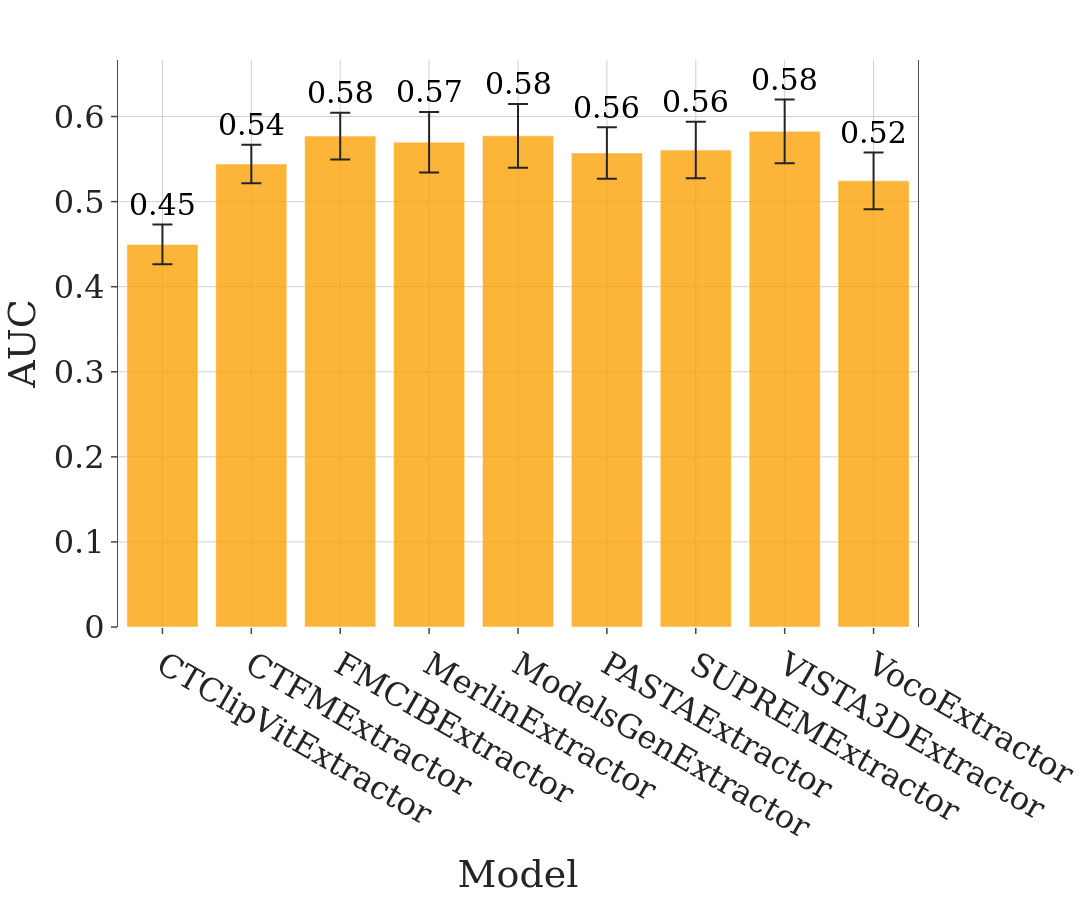

The cell this chart's notebook holds for it:
### Code cell
# Plot test accuracies
fig = plot_model_comparison(test_accuracies_dict, font_size=32, height=FIG_SIZE, width=1400, marker_color="#FCA308")
fig.write_image(PLOTS_DIR / f"nsclc_radiomics_auc.png")

fig.show()

### Figure 1 — Plotly figure (JSON) as saved in the notebook; plotly's stock layout.template omitted (floating-point values rounded to 4 significant figures)
{"data": [{"error_y": {"array": [0.0233, 0.02254, 0.0274, 0.03554, 0.03743, 0.03028, 0.03312, 0.0374, 0.03332], "arrayminus": [0.0233, 0.02254, 0.0274, 0.03554, 0.03743, 0.03028, 0.03312, 0.0374, 0.03332], "width": 10}, "hovertemplate": "Model=%{x}<br>AUC=%{y}<extra></extra>", "legendgroup": "", "marker": {"color": "#FCA308", "opacity": 0.8, "pattern": {"shape": ""}}, "name": "", "orientation": "v", "showlegend": false, "textposition": "auto", "type": "bar", "x": ["CTClipVitExtractor", "CTFMExtractor", "FMCIBExtractor", "MerlinExtractor", "ModelsGenExtractor", "PASTAExtractor", "SUPREMExtractor", "VISTA3DExtractor", "VocoExtractor"], "xaxis": "x", "y": [0.4497, 0.5442, 0.577, 0.5699, 0.5774, 0.5571, 0.5606, 0.5826, 0.5244], "yaxis": "y"}], "layout": {"annotations": [{"font": {"color": "black", "size": 30}, "showarrow": false, "text": "0.45", "x": "CTClipVitExtractor", "y": 0.473, "yshift": 20}, {"font": {"color": "black", "size": 30}, "showarrow": false, "text": "0.54", "x": "CTFMExtractor", "y": 0.5668, "yshift": 20}, {"font": {"color": "black", "size": 30}, "showarrow": false, "text": "0.58", "x": "FMCIBExtractor", "y": 0.6044, "yshift": 20}, {"font": {"color": "black", "size": 30}, "showarrow": false, "text": "0.57", "x": "MerlinExtractor", "y": 0.6054, "yshift": 20}, {"font": {"color": "black", "size": 30}, "showarrow": false, "text": "0.58", "x": "ModelsGenExtractor", "y": 0.6148, "yshift": 20}, {"font": {"color": "black", "size": 30}, "showarrow": false, "text": "0.56", "x": "PASTAExtractor", "y": 0.5874, "yshift": 20}, {"font": {"color": "black", "size": 30}, "showarrow": false, "text": "0.56", "x": "SUPREMExtractor", "y": 0.5937, "yshift": 20}, {"font": {"color": "black", "size": 30}, "showarrow": false, "text": "0.58", "x": "VISTA3DExtractor", "y": 0.62, "yshift": 20}, {"font": {"color": "black", "size": 30}, "showarrow": false, "text": "0.52", "x": "VocoExtractor", "y": 0.5578, "yshift": 20}], "barmode": "relative", "font": {"family": "DejaVu Serif", "size": 32}, "height": 900, "legend": {"tracegroupgap": 0}, "margin": {"b": 60, "l": 60, "r": 40, "t": 60}, "paper_bgcolor": "white", "plot_bgcolor": "white", "showlegend": false, "title": {"x": 0.5, "xanchor": "center"}, "width": 1400, "xaxis": {"anchor": "y", "domain": [0.0, 1.0], "gridcolor": "#D0D0D0", "linecolor": "#4B4B4B", "mirror": true, "showgrid": true, "showline": false, "tickfont": {"size": 32}, "ticklen": 6, "ticks": "outside", "tickwidth": 1.5, "title": {"text": "Model"}, "zeroline": false}, "yaxis": {"anchor": "x", "domain": [0.0, 1.0], "gridcolor": "#D0D0D0", "linecolor": "#4B4B4B", "mirror": true, "showgrid": true, "tickfont": {"size": 32}, "ticklen": 6, "ticks": "outside", "tickwidth": 1.5, "title": {"text": "AUC"}, "zeroline": false}}}
